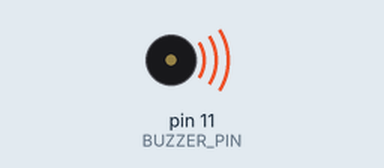
Simulated run of this sketch. Board: Arduino Uno, built with avr-gcc and run on an emulated ATmega328P. On the bench: buzzer (waves = sounding).

Above: at 0.12 s.
At 19.46 s:
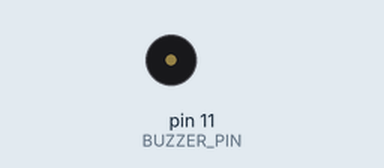
Timing chart, 0 to 20.4 s (numbered marks = the images above):
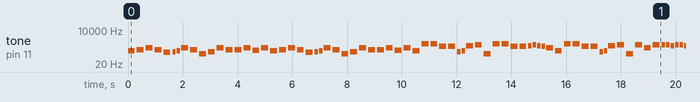

The sketch:

Qingtian_UNKOWN_BUG_.ino
```cpp
#include "pitches.h"

#define BUZZER_PIN 11

int melody[] = {
  NOTE_A3, NOTE_C4, NOTE_G4, NOTE_C4,
  NOTE_F3, NOTE_G3, NOTE_A3, NOTE_G4, NOTE_C4,
  NOTE_C3, NOTE_G3, NOTE_G4, NOTE_C4,
  NOTE_C4, NOTE_G4, NOTE_B3, NOTE_G4,
  //Intro re1
  NOTE_A3, NOTE_C4, NOTE_G4, NOTE_C4,
  NOTE_F3, NOTE_G3, NOTE_A3, NOTE_G4, NOTE_C4,
  NOTE_C3, NOTE_G3, NOTE_G4, NOTE_C4,
  NOTE_C4, NOTE_G4, NOTE_B3, NOTE_G4,
  //Intro re2
  NOTE_A3, NOTE_G5, NOTE_G5, NOTE_C5,
  NOTE_C5, NOTE_G3, NOTE_A3, NOTE_D5, NOTE_E5,
  NOTE_C3, NOTE_G5, NOTE_G5, NOTE_C5,
  NOTE_C5, NOTE_D5, NOTE_E5, NOTE_D5, NOTE_C5, NOTE_G4,
  //verse re1
  NOTE_A3, NOTE_G5, NOTE_G5, NOTE_C5,
  NOTE_C5, NOTE_G3, NOTE_A3, NOTE_D5, NOTE_E5,
  NOTE_C3, NOTE_E5, NOTE_G4, NOTE_E5,
  NOTE_F5, NOTE_E5, NOTE_D5, NOTE_F5, NOTE_E5, NOTE_D5, NOTE_C5,
  //verse re2
  NOTE_G4, NOTE_C5, NOTE_C5, NOTE_E5,
  NOTE_F5, NOTE_E5, NOTE_A3, NOTE_D5, NOTE_C5, NOTE_D5,
  NOTE_E5, NOTE_E5, NOTE_E5, NOTE_E5,
  NOTE_D5, NOTE_E5, NOTE_D5, NOTE_C5, NOTE_C5, NOTE_G4
  //v re3


};

int durations[] = {

  4, 4, 4, 4,
  4, 8, 8, 4, 4,
  4, 4, 4, 4,
  4, 4, 4, 4,
  //Intro
  4, 4, 4, 4,
  4, 8, 8, 4, 4,
  4, 4, 4, 4,
  4, 4, 4, 4,
  //Intro
  4, 4, 4, 4,
  4, 8, 8, 4, 4,
  4, 4, 4, 4,
  4, 8, 8, 8, 8, 4,
  //verse 1
  4, 4, 4, 4,
  4, 8, 8, 4, 4,
  4, 4, 4, 4,
  8, 8, 8, 8, 8, 8, 8, 4,
  //verse 2
  4, 4, 4, 4,
  4, 8, 8, 4, 8, 8,
  4, 4, 4, 4,
  8, 8, 8, 8, 4, 4,
  //verse 3
   4, 4, 4, 4,
  4, 8, 8, 4, 8, 8,
  4, 4, 4, 4,
  8, 8, 8, 8, 4, 8, 8,
  //verse 4
};

void setup()
{
  pinMode(BUZZER_PIN, OUTPUT);
}

void loop()
{
  int size = sizeof(durations) / sizeof(int);

  for (int note = 0; note < size; note++) {
    //to calculate the note duration, take one second divided by the note type.
    //e.g. quarter note = 1000 / 4, eighth note = 1000/8, etc.
    int duration = 1000 / durations[note];
    tone(BUZZER_PIN, melody[note], duration);

    //to distinguish the notes, set a minimum time between them.
    //the note's duration + 30% seems to work well:
    int pauseBetweenNotes = duration * 1.30;
    delay(pauseBetweenNotes);

    //stop the tone playing:
    noTone(BUZZER_PIN);
  }
}
```

Measured:
- by itself, tone on pin 11 (BUZZER_PIN): plays 220 Hz for 0.25 s, 262 Hz for 0.25 s, 392 Hz for 0.25 s, 262 Hz for 0.25 s, 175 Hz for 0.25 s, 196 Hz for 0.13 s … (424 notes in this stretch)
